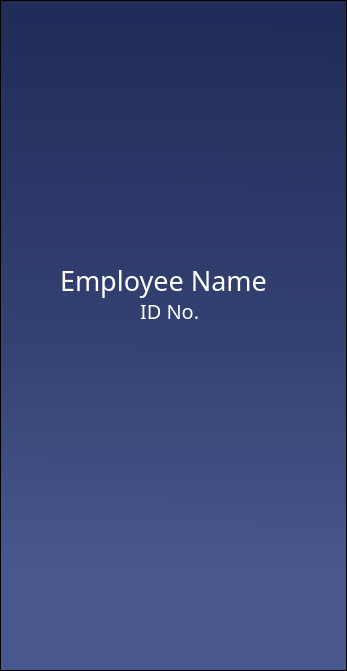
   <widget class="QFrame" name="empSideBar">
    <property name="geometry">
     <rect>
      <x>0</x>
      <y>0</y>
      <width>347</width>
      <height>671</height>
     </rect>
    </property>
    <property name="minimumSize">
     <size>
      <width>347</width>
      <height>665</height>
     </size>
    </property>
    <property name="styleSheet">
     <string notr="true">background-color: qlineargradient(spread:pad, x1:0.508, y1:0.0340909, x2:0.503051, y2:1, stop:0 rgba(33, 44, 89, 255), stop:0.497175 rgba(52, 66, 115, 255), stop:0.847458 rgba(72, 87, 142, 255));
border: 1px solid black</string>
    </property>
    <property name="frameShape">
     <enum>QFrame::StyledPanel</enum>
    </property>
    <property name="frameShadow">
     <enum>QFrame::Raised</enum>
    </property>
    <widget class="QLabel" name="label">
     <property name="geometry">
      <rect>
       <x>90</x>
       <y>70</y>
       <width>161</width>
       <height>181</height>
      </rect>
     </property>
     <property name="styleSheet">
      <string notr="true">border: none; background: none</string>
     </property>
     <property name="text">
      <string/>
     </property>
     <property name="pixmap">
      <pixmap>../Resources/Icons/user.svg</pixmap>
     </property>
     <property name="scaledContents">
      <bool>false</bool>
     </property>
    </widget>
    <widget class="QLabel" name="lblTitle_2">
     <property name="geometry">
      <rect>
       <x>60</x>
       <y>260</y>
       <width>221</width>
       <height>41</height>
      </rect>
     </property>
     <property name="font">
      <font>
       <family>Poppins</family>
       <pointsize>20</pointsize>
       <weight>50</weight>
       <bold>false</bold>
      </font>
     </property>
     <property name="styleSheet">
      <string notr="true">color: white; border: none; background: none;</string>
     </property>
     <property name="text">
      <string>Employee Name</string>
     </property>
    </widget>
    <widget class="QLabel" name="lblTitle_3">
     <property name="geometry">
      <rect>
       <x>140</x>
       <y>290</y>
       <width>61</width>
       <height>41</height>
      </rect>
     </property>
     <property name="font">
      <font>
       <family>Poppins</family>
       <pointsize>15</pointsize>
       <weight>50</weight>
       <bold>false</bold>
      </font>
     </property>
     <property name="styleSheet">
      <string notr="true">color: white; border: none; background: none;</string>
     </property>
     <property name="text">
      <string>ID No.</string>
     </property>
    </widget>
   </widget>
